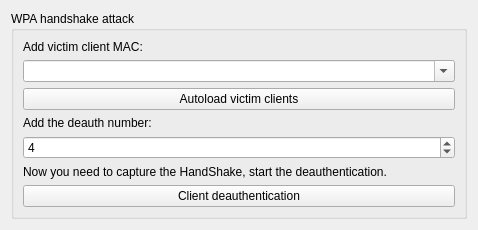
          <widget class="QWidget" name="page">
           <property name="geometry">
            <rect>
             <x>0</x>
             <y>0</y>
             <width>478</width>
             <height>226</height>
            </rect>
           </property>
           <attribute name="label">
            <string>WPA attacks</string>
           </attribute>
           <layout class="QVBoxLayout">
            <item>
             <widget class="QGroupBox" name="groupBox4_2">
              <property name="title">
               <string>WPA handshake attack</string>
              </property>
              <layout class="QVBoxLayout">
               <item>
                <widget class="QLabel" name="textLabel8_2">
                 <property name="text">
                  <string>Add victim client MAC:</string>
                 </property>
                 <property name="wordWrap">
                  <bool>false</bool>
                 </property>
                </widget>
               </item>
               <item>
                <widget class="QComboBox" name="combo_wpa_mac_hand">
                 <property name="editable">
                  <bool>true</bool>
                 </property>
                </widget>
               </item>
               <item>
                <widget class="QPushButton" name="button_wpa_autoload_clients">
                 <property name="text">
                  <string>Autoload victim clients</string>
                 </property>
                </widget>
               </item>
               <item>
                <widget class="QLabel" name="textLabel8_2_2">
                 <property name="text">
                  <string>Add the deauth number:</string>
                 </property>
                 <property name="wordWrap">
                  <bool>false</bool>
                 </property>
                </widget>
               </item>
               <item>
                <widget class="QSpinBox" name="spin_wpa_deauth_hand">
                 <property name="value">
                  <number>4</number>
                 </property>
                </widget>
               </item>
               <item>
                <widget class="QLabel" name="textLabel9_2">
                 <property name="text">
                  <string>Now you need to capture the HandShake, start the deauthentication.</string>
                 </property>
                 <property name="wordWrap">
                  <bool>false</bool>
                 </property>
                </widget>
               </item>
               <item>
                <widget class="QPushButton" name="button_wpa_deauth_hand">
                 <property name="text">
                  <string>Client deauthentication</string>
                 </property>
                </widget>
               </item>
              </layout>
             </widget>
            </item>
            <item>
             <spacer name="spacer32_2">
              <property name="orientation">
               <enum>Qt::Vertical</enum>
              </property>
              <property name="sizeType">
               <enum>QSizePolicy::Expanding</enum>
              </property>
              <property name="sizeHint" stdset="0">
               <size>
                <width>20</width>
                <height>80</height>
               </size>
              </property>
             </spacer>
            </item>
           </layout>
          </widget>
